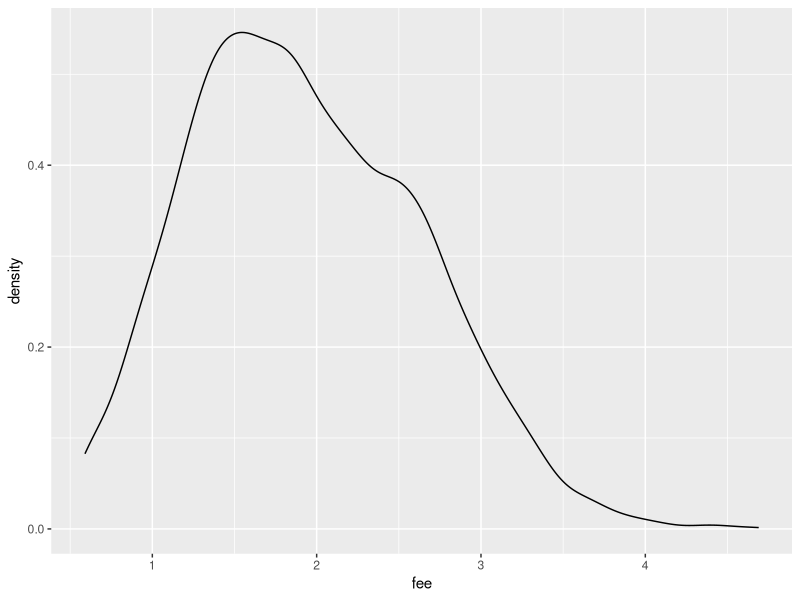
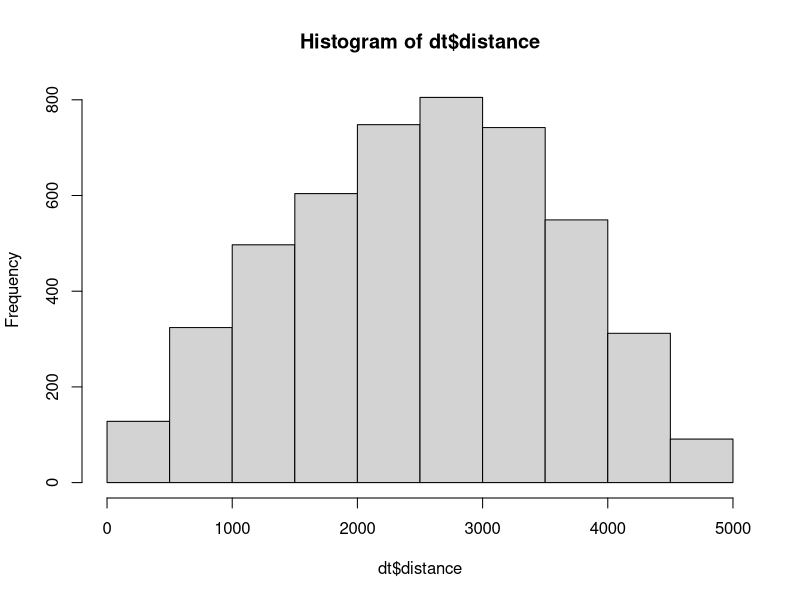
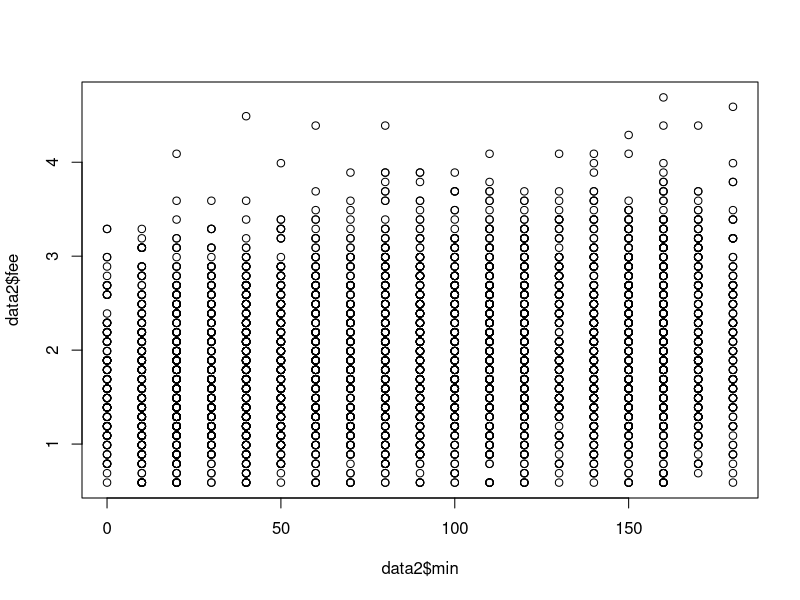
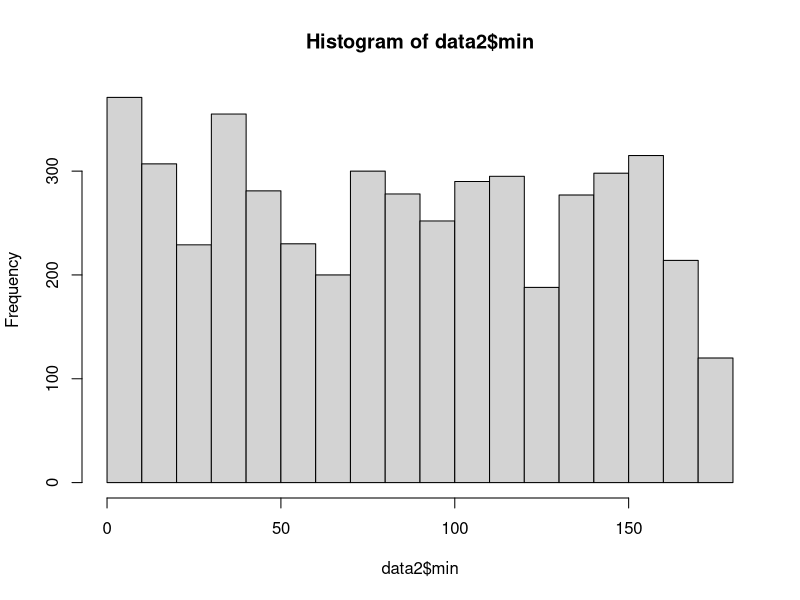
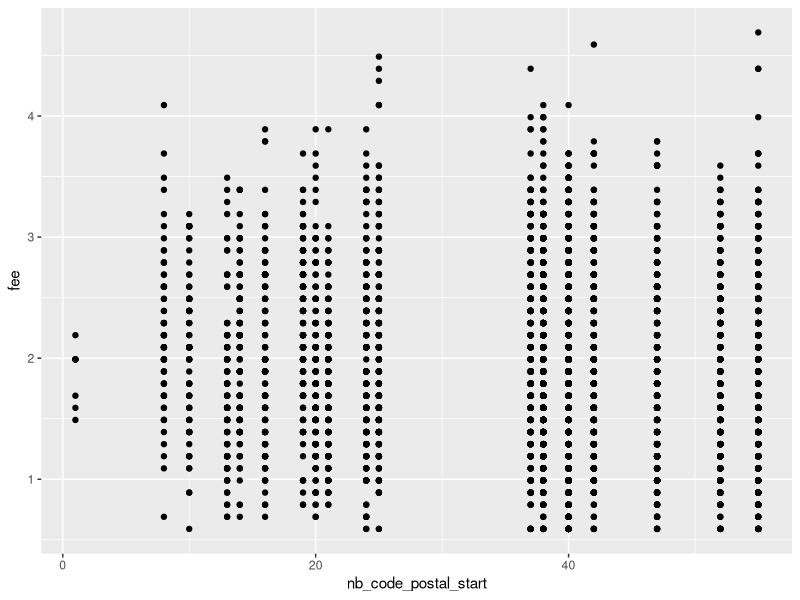
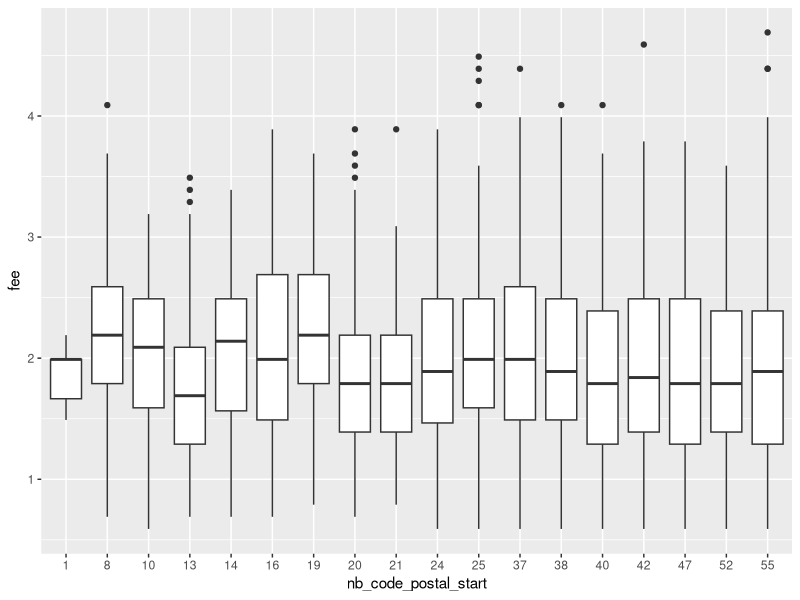
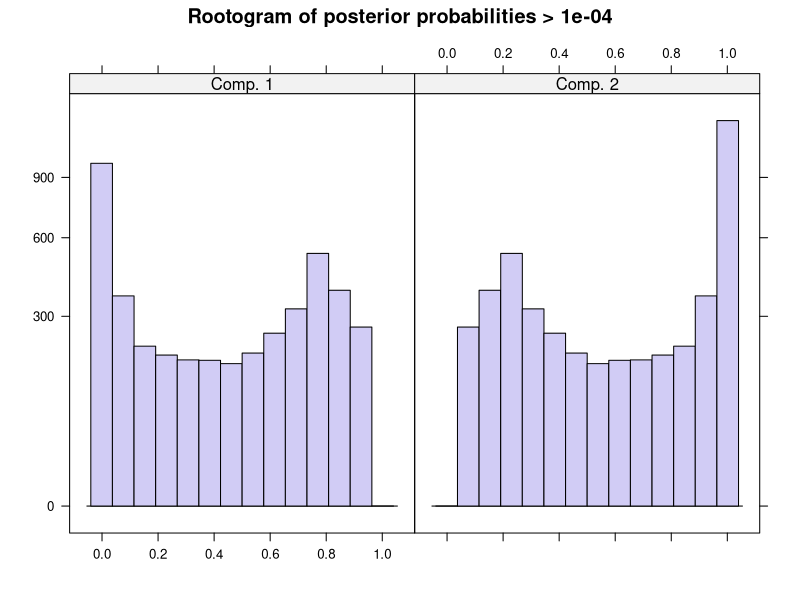

The R source for these figures, in order:
################################################################################
### LOAD DATA
################################################################################
setwd("/Users/niels/Desktop/Cours/hackhaton")
data <- read.csv('data.csv', sep= ",", header = TRUE, dec= ".")

################################################################################
### CHARGEMENT PACKAGES
################################################################################

require("tidyverse")
require("sf")
require(geosphere)
require(flexmix)
require(FactoMineR)

################################################################################
### ASSIGNATION D'UNE ID PAR RESTAU
################################################################################

L <- c(rep(0,600))
for (i in 1:600){
  print(i)
  L[i] <- i
  print(L[i])
}
data_count <- data %>%
  count(start_lat,start_lon) %>% 
  mutate(ID = L)

p <- ggplot(data, aes(x=fee)) + 
  geom_density()
p

dt <- left_join(data,data_count, by=c("start_lat","start_lon"))

################################################################################
### CALCUL DISTANCE
################################################################################

p1 <- c(dt$start_lon[1], dt$start_lat[1])
p2 <- c(dt$end_lon[1], dt$end_lat[1])
distGeo(p1,p2) 
#distances dans le jdd
for (k in (1:4800)){
  p1 <- c(dt$start_lon[k], dt$start_lat[k])
  p2 <- c(dt$end_lon[k], dt$end_lat[k])
  dt$distance[k] <- distGeo(p1,p2) 
}

hist(dt$distance)

# choisis en fonct de la variabilité géographique de ses clients 
#création colonne algorithm
###dataframe a utiliser
#dt

################################################################################
### AJOUT TEMPS & METEO
################################################################################

heat <- as.factor(data$heat)
modheat <- LinearModel(data$fee~heat)
modheat
rain <- as.factor(data$rain)
modrain <- LinearModel(data$fee~rain)
modrain


modfeedist <- LinearModel(dt$fee~dt$distance)
modfeedist

dt$hour <- as.numeric(dt$hour)
data2 <- dt %>%
  mutate(hour=hour*60) %>%
  mutate((Time=hour+minute-720))


data2$min <- data2$`(Time = hour + minute - 720)`
data2$min <- round(data2$min, -1)

modmin <- LinearModel(dt$fee~dt$min)
modmin

modfeedloc <- LinearModel(dt$fee~dt$distance)
modfeedist

plot(data2$min, data2$fee)

hist(data2$min)

dt$min <- data2$min

################################################################################
### AJOUT CLASSES SOCIALES ET WEEEKEND/SEMAINE
################################################################################

faible <- c(75019,75020,75010, 75018)
moyen <- c(75014, 75013, 75012, 75001, 75002, 75003, 75004, 75011)
fort <- c(75016, 75015, 75017, 75008, 75007, 75006, 75005, 75009, 75116)

dt$social_resto <- rep(NA, 4800)

for (i in 1:dim(dt)[1]) {
  if (dt$start_code_postal[i] %in% faible) {
    dt$social_resto[i] <- 0
  }
  if (dt$start_code_postal[i] %in% moyen) {
    dt$social_resto[i] <- 5
  }
  if (dt$start_code_postal[i] %in% fort) {
    dt$social_resto[i] <- 10
  }
}

dt$social_client <- rep(NA, 4800)

for (i in 1:4800) {
  if (dt$end_code_postal[i] %in% faible) {
    dt$social_client[i] <- 0
  }
  if (dt$end_code_postal[i] %in% moyen) {
    dt$social_client[i] <- 5
  }
  if (dt$end_code_postal[i] %in% fort) {
    dt$social_client[i] <- 10
  }
}

semaine <- c("Monday","Tuesday","Wednesday","Thursday","Friday")
weekend <- c("Saturday","Sunday")

dt$jour <- rep(NA, 4800)

for (i in 1:4800) {
  if (dt$day_of_week[i] %in% semaine) {
    dt$jour[i] <- 1
  }
  if (dt$day_of_week[i] %in% weekend) {
    dt$jour[i] <- 5
  }
}

dt_distance <- dt %>%
  group_by(ID, start_code_postal) %>%
  summarise(mean_dist= mean(distance), sd_dist= sd(distance))

dt <- cbind(dt, dt_distance[,3:4])

################################################################################
### DENSITE DE RESTO PAR LOCALISATION
################################################################################

data_code <-  dt %>%
  count(start_code_postal) %>%
  mutate(nb_code_postal_start = n/8) # on peut diviser par 8 car chaque resto est present sur 8 lignes

sum(data_code$nb_code_postal_start) #on retrouve 600 restos

dt <- inner_join(dt,data_code[,-2], by=c("start_code_postal")) 

ggplot(dt, aes(x=nb_code_postal_start, y=fee)) +
  geom_point()

dt$nb_code_postal_start <- as.factor(dt$nb_code_postal_start)
ggplot(dt, aes(x=nb_code_postal_start, y=fee)) +
  geom_boxplot()


################################################################################
### FLEXMIX
################################################################################

tri1 <- function(table){
  purs <- c()
  for (k in (1:length(table[1,]))){
    if (table[1,k] == 8){
      purs <- c(purs,k)
    }
  }
  return(purs)
}

tri2 <- function(table){
  purs <- c()
  for (k in (1:length(table[1,]))){
    if (table[1,k] == 0){
      purs <- c(purs,k)
    }
  }
  return(purs)
}

tri1large <- function(table){
  purs <- c()
  for (k in (1:length(table[1,]))){
    if (table[1,k] < 8){ # full classe sur 1 pour le 8
      purs <- c(purs,k)
    }
  }
  return(purs)
}

tri2large <- function(table){
  purs <- c()
  for (k in (1:length(table[1,]))){
    if (table[1,k] > 0){ # full classe sur 2 pour le 8 si 0 un
      purs <- c(purs,k)
    }
  }
  return(purs)
}


######

dt_tri <- dt[order(dt$ID),]

######

## On classifie tous les restaurants qui ont des frais fixes ensemble

pur <- c()
i=1
g0=c()
while (i<=4800){
  if ((dt_tri[i,"fee"]*8) == sum(dt_tri[i:(i+7),"fee"])){
    g <- cbind(dt_tri[i:(i+7),1:22])
    g0 <- rbind(g0,g)
    pur <- c(pur,dt_tri[i,"ID"])
  }
  i = i + 8
  print(i)
}

g0$a <- rep(0,length(g0[,1]))

a <- c(rep(0,length(dt_tri[,1])))

for (i in pur){
  for (j in 1:8) a[(i-1)*8+j]=2
}

dt_impur <- cbind(dt_tri,a)

dt_impur <- dt_impur[a==0,]

######

## Nous procédons ensuite à une classification via flexmix de façon progressive, en changeant les variables explicatives
## pour chaque étape, car les restaurants ne classifient pas de la même façon. Nous sélectionnons à chaque fois les restaurants
## que nous définissons comme "purs", c'est à dire qui ont les 8 commandes classifiées pareil à chaque flexmix. Pour le dernier
## flexmix (le 3e), nous séparons juste en 2 groupes.

m1 <- flexmix(fee ~ min+jour,data = dt_impur, k = 2)

summary(m1)

print(plot(m1))

clusters <- clusters(m1)

visualisation1 <- table(clusters(m1),dt_impur$ID)

purs1 <- tri1(visualisation1)
purs2 <- tri2(visualisation1)

a <- c(rep(0,length(dt_impur[,1])))

for (i in purs1){
  for (j in 1:8) a[(i-1)*8+j]=1
}
g1 <- cbind(dt_impur,a)
g1 = g1[a==1,]

a <- c(rep(0,length(dt_impur[,1])))

for (i in purs2){
  for (j in 1:8) a[(i-1)*8+j]=2
}

g2 <- cbind(dt_impur,a)
g2 = g2[a==2,]

impur <- c(purs1,purs2)

a <- c(rep(0,length(dt_impur[,1])))

for (i in impur){
  for (j in 1:8) a[(i-1)*8+j]=2
}

dt_impur <- cbind(dt_impur,a)

dt_impur <- dt_impur[a==0,]

#######

m2 <- flexmix(fee ~ distance+jour,data = dt_impur, k = 2)

visualisation2 <- table(clusters(m2),dt_impur$ID)

purs3 <- tri1(visualisation2)
purs4 <- tri2(visualisation2)

a <- c(rep(0,length(dt_impur[,1])))

for (i in purs3){
  for (j in 1:8) a[(i-1)*8+j]=3
}
g3 <- cbind(dt_impur,a)
g3 = g3[a==3,]

a <- c(rep(0,length(dt_impur[,1])))

for (i in purs4){
  for (j in 1:8) a[(i-1)*8+j]=4
}

g4 <- cbind(dt_impur,a)
g4 = g4[a==4,]

impur <- c(purs3,purs4)

a <- c(rep(0,length(dt_impur[,1])))

for (i in impur){
  for (j in 1:8) a[(i-1)*8+j]=2
}

dt_impur <- cbind(dt_impur,a)

dt_impur <- dt_impur[a==0,]

######

m3 <- flexmix(fee ~ distance+rain+min+heat+social_resto+jour,data = dt_impur, k = 2)

visualisation3 <- table(clusters(m3),dt_impur$ID)

purs5 <- tri2(visualisation3)
purs6 <- tri2large(visualisation3)

## L'algorithme ne classifie pas toujours dans le même ordre, on remet donc bien dans l'ordre voulu

if ((is.null(purs5)) | (is.null(purs6))){
  purs5 <- tri1(visualisation3)
  purs6 <- tri1large(visualisation3)
}

a <- c(rep(0,length(dt_impur[,1])))

for (i in purs5){
  for (j in 1:8) a[(i-1)*8+j]=5
}
g5 <- cbind(dt_impur,a)
g5 = g5[a==5,]

a <- c(rep(0,length(dt_impur[,1])))

for (i in purs6){
  for (j in 1:8) a[(i-1)*8+j]=6
}

g6 <- cbind(dt_impur,a)
g6 = g6[a==6,]

impur <- c(purs5,purs6)

a <- c(rep(0,length(dt_impur[,1])))

for (i in impur){
  for (j in 1:8) a[(i-1)*8+j]=2
}

dt_impur <- cbind(dt_impur,a)

dt_impur <- dt_impur[a==0,]

#####

length(g0[,1])+length(g1[,1])+length(g2[,1])+length(g3[,1])+length(g4[,1])+length(g5[,1])+length(g6[,1])
soumission <- data.frame(observation_uuid = c(g0[,1],g1[,1],g2[,1],g3[,1],g4[,1],g5[,1],g6[,1]),
                         algorithm = c(g0[,23],g1[,25],g2[,25],g3[,26],g4[,26],g5[,27],g6[,27]))
write.csv(soumission, "soumission_finale_v3.csv",row.names = FALSE)
